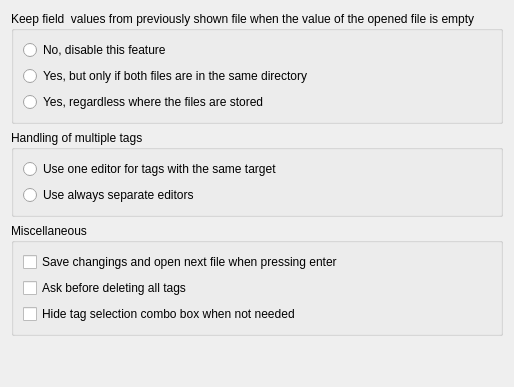
<?xml version="1.0" encoding="UTF-8"?>
<ui version="4.0">
 <class>QtGui::EditorGeneralOptionPage</class>
 <widget class="QWidget" name="QtGui::EditorGeneralOptionPage">
  <property name="windowTitle">
   <string>General options page</string>
  </property>
  <property name="styleSheet">
   <string notr="true">QGroupBox { font-weight: bold };</string>
  </property>
  <layout class="QVBoxLayout" name="verticalLayout">
   <item>
    <widget class="QGroupBox" name="preferredEncodingGroupBox">
     <property name="title">
      <string>Keep field  values from previously shown file when the value of the opened file is empty</string>
     </property>
     <layout class="QVBoxLayout" name="verticalLayout_2">
      <item>
       <widget class="QRadioButton" name="disableAdoptRadioButton">
        <property name="text">
         <string>No, disable this feature</string>
        </property>
        <attribute name="buttonGroup">
         <string notr="true">usageButtonGroup</string>
        </attribute>
       </widget>
      </item>
      <item>
       <widget class="QRadioButton" name="enableWithinDirRadioButton">
        <property name="text">
         <string>Yes, but only if both files are in the same directory</string>
        </property>
        <attribute name="buttonGroup">
         <string notr="true">usageButtonGroup</string>
        </attribute>
       </widget>
      </item>
      <item>
       <widget class="QRadioButton" name="enableForAllRadioButton">
        <property name="text">
         <string>Yes, regardless where the files are stored</string>
        </property>
        <attribute name="buttonGroup">
         <string notr="true">usageButtonGroup</string>
        </attribute>
       </widget>
      </item>
     </layout>
    </widget>
   </item>
   <item>
    <widget class="QGroupBox" name="multipleTagsGroupBox">
     <property name="title">
      <string>Handling of multiple tags</string>
     </property>
     <layout class="QVBoxLayout" name="verticalLayout_4">
      <item>
       <widget class="QRadioButton" name="multipleTagsOneEditorRadioButton">
        <property name="text">
         <string>Use one editor for tags with the same target</string>
        </property>
       </widget>
      </item>
      <item>
       <widget class="QRadioButton" name="multipleTagsSeparateEditorsRadioButton">
        <property name="text">
         <string>Use always separate editors</string>
        </property>
       </widget>
      </item>
     </layout>
    </widget>
   </item>
   <item>
    <widget class="QGroupBox" name="miscGroupBox">
     <property name="title">
      <string>Miscellaneous</string>
     </property>
     <layout class="QVBoxLayout" name="verticalLayout_3">
      <item>
       <widget class="QCheckBox" name="nextWhenPressingEnterCheckBox">
        <property name="text">
         <string>Save changings and open next file when pressing enter</string>
        </property>
       </widget>
      </item>
      <item>
       <widget class="QCheckBox" name="askBeforeDeletingCheckBox">
        <property name="text">
         <string>Ask before deleting all tags</string>
        </property>
       </widget>
      </item>
      <item>
       <widget class="QCheckBox" name="hideTagSelectionComboBoxCheckBox">
        <property name="text">
         <string>Hide tag selection combo box when not needed</string>
        </property>
       </widget>
      </item>
     </layout>
    </widget>
   </item>
   <item>
    <spacer name="verticalSpacer">
     <property name="orientation">
      <enum>Qt::Vertical</enum>
     </property>
     <property name="sizeHint" stdset="0">
      <size>
       <width>20</width>
       <height>40</height>
      </size>
     </property>
    </spacer>
   </item>
  </layout>
 </widget>
 <resources/>
 <connections/>
 <buttongroups>
  <buttongroup name="usageButtonGroup"/>
 </buttongroups>
</ui>
